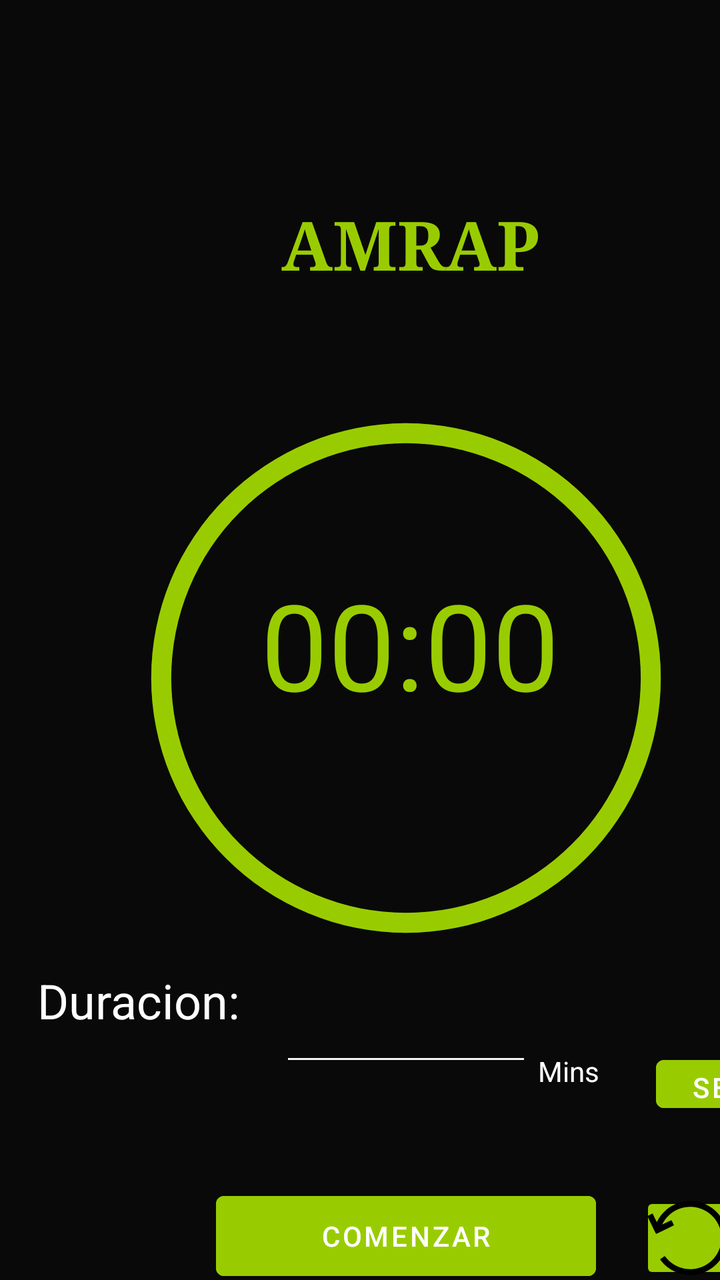
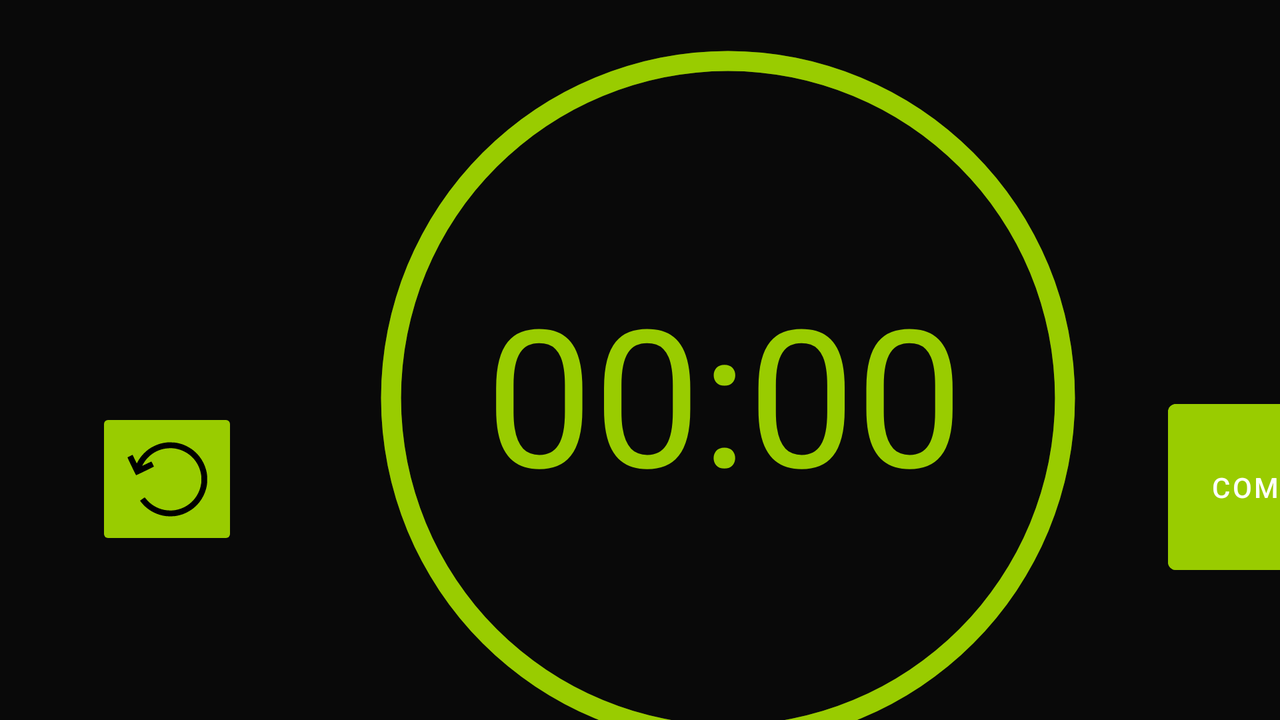

Compare how this app lays out the same screen by default and in its alternative resource folder. The renders come first, then the two layout files and the values they reference.
<!-- AndroidManifest.xml: application theme Theme.TrainningTimer -->
<!-- res/layout/layout_amrap.xml -->
<?xml version="1.0" encoding="utf-8"?>
<androidx.constraintlayout.widget.ConstraintLayout xmlns:android="http://schemas.android.com/apk/res/android"
    xmlns:app="http://schemas.android.com/apk/res-auto"
    xmlns:tools="http://schemas.android.com/tools"
    android:layout_width="match_parent"
    android:layout_height="match_parent"
    android:background="#090909">

    <TextView
        android:id="@+id/textview_p_amrap"
        android:layout_width="177dp"
        android:layout_height="71dp"
        android:layout_marginStart="117dp"
        android:layout_marginTop="99dp"
        android:fontFamily="serif"
        android:text="@string/b2_p_principal"
        android:textAlignment="center"
        android:textColor="@android:color/holo_green_light"
        android:textSize="34sp"
        android:textStyle="bold"
        app:layout_constraintStart_toStartOf="parent"
        app:layout_constraintTop_toTopOf="parent" />

    <TextView
        android:id="@+id/textview2_p_amrap"
        android:layout_width="128dp"
        android:layout_height="49dp"
        android:layout_marginStart="5dp"
        android:layout_marginTop="484dp"
        android:text="@string/textview2_p_amrap"
        android:textAlignment="center"
        android:textColor="#FFFFFF"
        android:textSize="24sp"
        app:layout_constraintStart_toStartOf="parent"
        app:layout_constraintTop_toTopOf="parent" />

    <ProgressBar
        android:id="@+id/progressBar_amrap"
        style="?android:attr/progressBarStyleHorizontal"
        android:layout_width="270dp"
        android:layout_height="270dp"
        android:layout_centerInParent="true"
        android:layout_marginStart="68dp"
        android:layout_marginTop="204dp"
        android:background="@drawable/circulo_2_amrap"
        android:indeterminate="false"
        android:max="100"

        android:progress="100"
        android:progressDrawable="@drawable/circulo_1_amrap"
        android:rotation="-90"
        app:layout_constraintStart_toStartOf="parent"
        app:layout_constraintTop_toTopOf="parent" />

    <TextView
        android:id="@+id/teview_tiempo_amrap"
        android:layout_width="154dp"
        android:layout_height="78dp"
        android:layout_marginStart="128dp"
        android:layout_marginTop="112dp"
        android:text="00:00"
        android:textAlignment="center"
        android:textColor="@android:color/holo_green_light"
        android:textSize="60sp"
        app:layout_constraintStart_toStartOf="parent"
        app:layout_constraintTop_toBottomOf="@+id/textview_p_amrap" />

    <EditText
        android:id="@+id/et_amrap"
        android:layout_width="126dp"
        android:layout_height="50dp"
        android:layout_marginStart="140dp"
        android:layout_marginTop="488dp"
        android:backgroundTint="#F6F5F5"
        android:ems="10"
        android:inputType="number"
        android:textColor="#FFFFFF"
        app:layout_constraintStart_toStartOf="parent"
        app:layout_constraintTop_toTopOf="parent"
        tools:ignore="SpeakableTextPresentCheck" />

    <Button
        android:id="@+id/button_stop_play_amrap"
        android:layout_width="190dp"
        android:layout_height="52dp"
        android:layout_marginStart="108dp"
        android:layout_marginTop="592dp"
        android:backgroundTint="@android:color/holo_green_light"
        android:text="@string/button_stop_play_amrap"
        app:layout_constraintStart_toStartOf="parent"
        app:layout_constraintTop_toTopOf="parent" />

    <ImageButton
        android:id="@+id/amrap_restart"
        android:layout_width="47dp"
        android:layout_height="46dp"
        android:layout_marginStart="320dp"
        android:layout_marginTop="596dp"
        android:backgroundTint="@android:color/holo_green_light"
        android:src="@drawable/ic_restart"
        app:layout_constraintStart_toStartOf="parent"
        app:layout_constraintTop_toTopOf="parent"
        tools:ignore="SpeakableTextPresentCheck,TouchTargetSizeCheck" />

    <Button
        android:id="@+id/amrap_setTiempo"
        android:layout_width="64dp"
        android:layout_height="36dp"
        android:layout_marginStart="328dp"
        android:layout_marginTop="524dp"
        android:backgroundTint="@android:color/holo_green_light"
        android:text="SET"
        app:layout_constraintStart_toStartOf="parent"
        app:layout_constraintTop_toTopOf="parent"
        tools:ignore="TouchTargetSizeCheck" />

    <TextView
        android:id="@+id/amrap_tv_mins"
        android:layout_width="52dp"
        android:layout_height="24dp"
        android:layout_marginStart="269dp"
        android:layout_marginTop="526dp"
        android:text="Mins"
        android:textColor="#FFFFFF"
        app:layout_constraintStart_toStartOf="parent"
        app:layout_constraintTop_toTopOf="parent" />

</androidx.constraintlayout.widget.ConstraintLayout>
<!-- resources referenced by this layout -->
<resources>
  <!-- drawable circulo_1_amrap (drawable) -->
  <?xml version="1.0" encoding="utf-8"?>
  <shape xmlns:android="http://schemas.android.com/apk/res/android"
      android:shape="ring"
      android:thickness="10dp"
      android:innerRadiusRatio="2.3"
      android:useLevel="true"
      >
      <solid android:color="@android:color/holo_green_light"></solid>
  
  </shape>
  <!-- drawable circulo_2_amrap (drawable) -->
  <?xml version="1.0" encoding="utf-8"?>
  <shape xmlns:android="http://schemas.android.com/apk/res/android"
      android:shape="ring"
      android:thickness="10dp"
      android:innerRadiusRatio="2.3"
      android:useLevel="false"
      >
      <solid android:color="#3E5102"></solid>
  
  
  
  </shape>
  <!-- drawable ic_restart (drawable) -->
  <vector android:height="40dp" android:viewportHeight="512"
      android:viewportWidth="512" android:width="40dp" xmlns:android="http://schemas.android.com/apk/res/android">
      <path android:fillColor="#000000"
          android:pathData="M251,20.1c-31.8,3.9 -54.7,10.6 -81.5,23.9 -25.6,12.6 -42.1,24.5 -63.1,45.5 -16.6,16.6 -32,37.7 -41.9,57.4 -2,4 -4,7 -4.4,6.5 -0.4,-0.5 -6.5,-12.9 -13.6,-27.5l-12.8,-26.7 -15.2,7.3c-8.4,4 -16,7.7 -16.9,8.2 -1.3,0.7 2.5,9.3 25.9,57.8 17.4,36.2 28,57 28.9,57 2.4,-0 113.6,-53.9 113.6,-55.1 0,-1.5 -14.9,-31.8 -15.8,-32.2 -0.5,-0.1 -13.8,6 -29.8,13.7 -15.9,7.6 -29.1,13.7 -29.3,13.5 -0.8,-0.7 13.6,-24.5 20.3,-33.4 24.5,-32.8 59.2,-57.5 98.3,-70 28.4,-9.1 65.9,-11.9 93.7,-6.9 86.8,15.4 151.9,82 165.1,169 2.2,13.8 2.2,42 0,55.8 -9.1,59.7 -42.5,110.5 -93.6,142.2 -20.5,12.7 -46,22.3 -71.4,26.8 -21,3.8 -49.5,3.2 -72.2,-1.4 -45,-9.1 -87.6,-34.9 -115.3,-69.9 -5.1,-6.5 -8.8,-10.2 -9.5,-9.8 -0.6,0.4 -7.5,5.2 -15.2,10.7l-14.1,9.9 3.1,4.5c6.6,9.2 21.9,26.1 30.9,34.1 17.9,16 34.8,27.4 55.3,37.5 22.2,10.9 45.3,18.2 70.5,22.1 16.1,2.6 51.9,2.6 68,0.1 14.5,-2.3 34.9,-7.5 47.6,-12.2 23.2,-8.5 50.9,-24.5 69.2,-39.8 9.8,-8.3 26.5,-25.2 33.7,-34.2 20.9,-26 36.8,-57.8 45,-89.9 5.4,-21.5 6.9,-34.2 6.9,-58.6 0,-24.4 -1.5,-37.1 -6.9,-58.6 -8.2,-32.1 -24.1,-63.9 -45,-89.9 -7.2,-9 -23.9,-25.9 -33.7,-34.2 -18.3,-15.3 -46,-31.3 -69.2,-39.8 -12.4,-4.6 -32.9,-9.9 -46.6,-12 -12.4,-1.9 -48,-2.8 -59,-1.4z" android:strokeColor="#00000000"/>
  </vector>
  <string name="b2_p_principal">AMRAP</string>
  <string name="button_stop_play_amrap">Comenzar</string>
  <string name="textview2_p_amrap">Duracion:</string>
  <style name="Theme.TrainningTimer" parent="Theme.MaterialComponents.DayNight.DarkActionBar">
          
          <item name="colorPrimary">@color/purple_500</item>
          <item name="colorPrimaryVariant">@color/purple_700</item>
          <item name="colorOnPrimary">@color/white</item>
          
          <item name="colorSecondary">@color/teal_200</item>
          <item name="colorSecondaryVariant">@color/teal_700</item>
          <item name="colorOnSecondary">@color/black</item>
          
          <item name="android:statusBarColor" tools:targetApi="l">?attr/colorPrimaryVariant</item>
          
      </style>
</resources>
<!-- res/layout-land/layout_amrap.xml (the repository's variant of the layout above) -->
<!-- drawn on the phone turned sideways -->
<?xml version="1.0" encoding="utf-8"?>
<androidx.constraintlayout.widget.ConstraintLayout xmlns:android="http://schemas.android.com/apk/res/android"
    xmlns:app="http://schemas.android.com/apk/res-auto"
    xmlns:tools="http://schemas.android.com/tools"
    android:layout_width="match_parent"
    android:layout_height="match_parent"
    android:background="#090909">

    <ProgressBar
        android:id="@+id/progressBar_amrap"
        style="?android:attr/progressBarStyleHorizontal"
        android:layout_width="376dp"
        android:layout_height="386dp"
        android:layout_centerInParent="true"
        android:layout_marginStart="176dp"
        android:layout_marginTop="6dp"
        android:background="@drawable/circulo_2_amrap"
        android:indeterminate="false"
        android:max="100"

        android:progress="100"
        android:progressDrawable="@drawable/circulo_1_amrap"
        android:rotation="-90"
        app:layout_constraintStart_toStartOf="parent"
        app:layout_constraintTop_toTopOf="parent" />

    <TextView
        android:id="@+id/teview_tiempo_amrap"
        android:layout_width="244dp"

        android:layout_height="127dp"
        android:layout_marginStart="240dp"
        android:layout_marginTop="132dp"
        android:text="00:00"
        android:textAlignment="center"
        android:textColor="@android:color/holo_green_light"
        android:textSize="96sp"
        app:layout_constraintStart_toStartOf="parent"
        app:layout_constraintTop_toTopOf="parent" />

    <Button
        android:id="@+id/button_stop_play_amrap"
        android:layout_width="128dp"
        android:layout_height="95dp"
        android:layout_marginStart="584dp"
        android:layout_marginTop="196dp"
        android:backgroundTint="@android:color/holo_green_light"
        android:text="@string/button_stop_play_amrap"
        app:layout_constraintStart_toStartOf="parent"
        app:layout_constraintTop_toTopOf="parent" />

    <ImageButton
        android:id="@+id/amrap_restart"
        android:layout_width="71dp"
        android:layout_height="71dp"
        android:layout_marginStart="48dp"
        android:layout_marginTop="204dp"
        android:backgroundTint="@android:color/holo_green_light"
        android:src="@drawable/ic_restart"
        app:layout_constraintStart_toStartOf="parent"
        app:layout_constraintTop_toTopOf="parent"
        tools:ignore="SpeakableTextPresentCheck,TouchTargetSizeCheck" />
    <Button
        android:id="@+id/amrap_setTiempo"
        android:layout_width="64dp"
        android:layout_height="36dp"
        android:layout_marginStart="328dp"
        android:layout_marginTop="524dp"
        android:backgroundTint="@android:color/holo_green_light"
        android:text="SET"
        app:layout_constraintStart_toStartOf="parent"
        app:layout_constraintTop_toTopOf="parent"
        tools:ignore="TouchTargetSizeCheck" />

    <TextView
        android:id="@+id/amrap_tv_mins"
        android:layout_width="52dp"
        android:layout_height="24dp"
        android:layout_marginStart="269dp"
        android:layout_marginTop="526dp"
        android:text="Mins"
        android:textColor="#FFFFFF"
        app:layout_constraintStart_toStartOf="parent"
        app:layout_constraintTop_toTopOf="parent" />
    <EditText
        android:id="@+id/et_amrap"
        android:layout_width="126dp"
        android:layout_height="50dp"
        android:layout_marginStart="140dp"
        android:layout_marginTop="488dp"
        android:backgroundTint="#F6F5F5"
        android:ems="10"
        android:inputType="number"
        android:textColor="#FFFFFF"
        app:layout_constraintStart_toStartOf="parent"
        app:layout_constraintTop_toTopOf="parent"
        tools:ignore="SpeakableTextPresentCheck" />
    <TextView
        android:id="@+id/textview2_p_amrap"
        android:layout_width="128dp"
        android:layout_height="49dp"
        android:layout_marginStart="5dp"
        android:layout_marginTop="484dp"
        android:text="@string/textview2_p_amrap"
        android:textAlignment="center"
        android:textColor="#FFFFFF"
        android:textSize="24sp"
        app:layout_constraintStart_toStartOf="parent"
        app:layout_constraintTop_toTopOf="parent" />

</androidx.constraintlayout.widget.ConstraintLayout>
<!-- resources referenced by the variant -->
<!-- as the phone turned sideways resolves them -->
<resources>
  <!-- drawable circulo_1_amrap (drawable) -->
  <?xml version="1.0" encoding="utf-8"?>
  <shape xmlns:android="http://schemas.android.com/apk/res/android"
      android:shape="ring"
      android:thickness="10dp"
      android:innerRadiusRatio="2.3"
      android:useLevel="true"
      >
      <solid android:color="@android:color/holo_green_light"></solid>
  
  </shape>
  <!-- drawable circulo_2_amrap (drawable) -->
  <?xml version="1.0" encoding="utf-8"?>
  <shape xmlns:android="http://schemas.android.com/apk/res/android"
      android:shape="ring"
      android:thickness="10dp"
      android:innerRadiusRatio="2.3"
      android:useLevel="false"
      >
      <solid android:color="#3E5102"></solid>
  
  
  
  </shape>
  <!-- drawable ic_restart (drawable) -->
  <vector android:height="40dp" android:viewportHeight="512"
      android:viewportWidth="512" android:width="40dp" xmlns:android="http://schemas.android.com/apk/res/android">
      <path android:fillColor="#000000"
          android:pathData="M251,20.1c-31.8,3.9 -54.7,10.6 -81.5,23.9 -25.6,12.6 -42.1,24.5 -63.1,45.5 -16.6,16.6 -32,37.7 -41.9,57.4 -2,4 -4,7 -4.4,6.5 -0.4,-0.5 -6.5,-12.9 -13.6,-27.5l-12.8,-26.7 -15.2,7.3c-8.4,4 -16,7.7 -16.9,8.2 -1.3,0.7 2.5,9.3 25.9,57.8 17.4,36.2 28,57 28.9,57 2.4,-0 113.6,-53.9 113.6,-55.1 0,-1.5 -14.9,-31.8 -15.8,-32.2 -0.5,-0.1 -13.8,6 -29.8,13.7 -15.9,7.6 -29.1,13.7 -29.3,13.5 -0.8,-0.7 13.6,-24.5 20.3,-33.4 24.5,-32.8 59.2,-57.5 98.3,-70 28.4,-9.1 65.9,-11.9 93.7,-6.9 86.8,15.4 151.9,82 165.1,169 2.2,13.8 2.2,42 0,55.8 -9.1,59.7 -42.5,110.5 -93.6,142.2 -20.5,12.7 -46,22.3 -71.4,26.8 -21,3.8 -49.5,3.2 -72.2,-1.4 -45,-9.1 -87.6,-34.9 -115.3,-69.9 -5.1,-6.5 -8.8,-10.2 -9.5,-9.8 -0.6,0.4 -7.5,5.2 -15.2,10.7l-14.1,9.9 3.1,4.5c6.6,9.2 21.9,26.1 30.9,34.1 17.9,16 34.8,27.4 55.3,37.5 22.2,10.9 45.3,18.2 70.5,22.1 16.1,2.6 51.9,2.6 68,0.1 14.5,-2.3 34.9,-7.5 47.6,-12.2 23.2,-8.5 50.9,-24.5 69.2,-39.8 9.8,-8.3 26.5,-25.2 33.7,-34.2 20.9,-26 36.8,-57.8 45,-89.9 5.4,-21.5 6.9,-34.2 6.9,-58.6 0,-24.4 -1.5,-37.1 -6.9,-58.6 -8.2,-32.1 -24.1,-63.9 -45,-89.9 -7.2,-9 -23.9,-25.9 -33.7,-34.2 -18.3,-15.3 -46,-31.3 -69.2,-39.8 -12.4,-4.6 -32.9,-9.9 -46.6,-12 -12.4,-1.9 -48,-2.8 -59,-1.4z" android:strokeColor="#00000000"/>
  </vector>
  <string name="button_stop_play_amrap">Comenzar</string>
  <string name="textview2_p_amrap">Duracion:</string>
  <style name="Theme.TrainningTimer" parent="Theme.MaterialComponents.DayNight.DarkActionBar">
          
          <item name="colorPrimary">@color/purple_500</item>
          <item name="colorPrimaryVariant">@color/purple_700</item>
          <item name="colorOnPrimary">@color/white</item>
          
          <item name="colorSecondary">@color/teal_200</item>
          <item name="colorSecondaryVariant">@color/teal_700</item>
          <item name="colorOnSecondary">@color/black</item>
          
          <item name="android:statusBarColor" tools:targetApi="l">?attr/colorPrimaryVariant</item>
          
      </style>
</resources>
